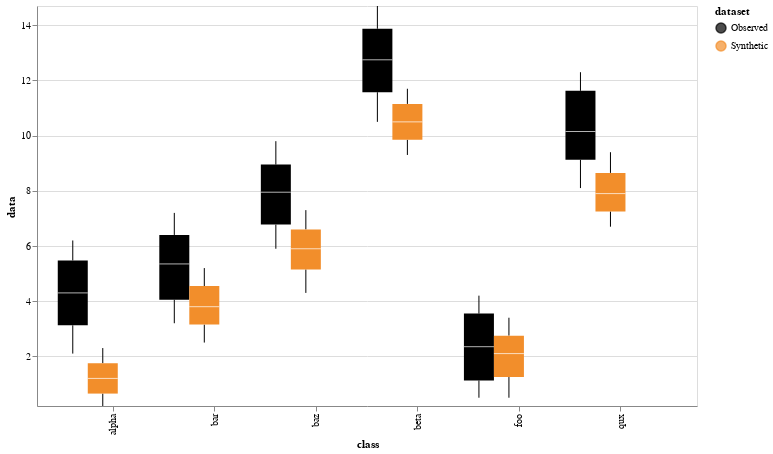

The notebook cell saved with this chart:
### Code cell
plot_marginal_numerical_categorical(observed_df, synthetic_df, "class", "data", 30)

### Figure 1 — Vega specification as saved in the notebook (floating-point values rounded to 4 significant figures)
{"$schema": "https://vega.github.io/schema/vega/v5.json", "data": [{"name": "source_0"}, {"name": "data_0"}, {"name": "data_1", "values": []}, {"name": "data_2"}, {"name": "data_3", "values": [{"class": "foo", "dataset": "Observed", "lower_box_data": 1.125, "lower_whisker_data": 0.5, "upper_whisker_data": 4.2}, {"class": "bar", "dataset": "Observed", "lower_box_data": 4.05, "lower_whisker_data": 3.2, "upper_whisker_data": 7.2}, {"class": "baz", "dataset": "Observed", "lower_box_data": 6.775, "lower_whisker_data": 5.9, "upper_whisker_data": 9.8}, {"class": "qux", "dataset": "Observed", "lower_box_data": 9.125, "lower_whisker_data": 8.1, "upper_whisker_data": 12.3}, {"class": "alpha", "dataset": "Observed", "lower_box_data": 3.125, "lower_whisker_data": 2.1, "upper_whisker_data": 6.2}, {"class": "beta", "dataset": "Observed", "lower_box_data": 11.57, "lower_whisker_data": 10.5, "upper_whisker_data": 14.7}, {"class": "foo", "dataset": "Synthetic", "lower_box_data": 1.25, "lower_whisker_data": 0.5, "upper_whisker_data": 3.4}, {"class": "bar", "dataset": "Synthetic", "lower_box_data": 3.15, "lower_whisker_data": 2.5, "upper_whisker_data": 5.2}, {"class": "baz", "dataset": "Synthetic", "lower_box_data": 5.15, "lower_whisker_data": 4.3, "upper_whisker_data": 7.3}, {"class": "qux", "dataset": "Synthetic", "lower_box_data": 7.25, "lower_whisker_data": 6.7, "upper_whisker_data": 9.4}, {"class": "alpha", "dataset": "Synthetic", "lower_box_data": 0.65, "lower_whisker_data": 0.2, "upper_whisker_data": 2.3}, {"class": "beta", "dataset": "Synthetic", "lower_box_data": 9.85, "lower_whisker_data": 9.3, "upper_whisker_data": 11.7}]}, {"name": "data_4", "values": [{"class": "foo", "dataset": "Observed", "lower_whisker_data": 0.5, "upper_box_data": 3.55, "upper_whisker_data": 4.2}, {"class": "bar", "dataset": "Observed", "lower_whisker_data": 3.2, "upper_box_data": 6.4, "upper_whisker_data": 7.2}, {"class": "baz", "dataset": "Observed", "lower_whisker_data": 5.9, "upper_box_data": 8.95, "upper_whisker_data": 9.8}, {"class": "qux", "dataset": "Observed", "lower_whisker_data": 8.1, "upper_box_data": 11.62, "upper_whisker_data": 12.3}, {"class": "alpha", "dataset": "Observed", "lower_whisker_data": 2.1, "upper_box_data": 5.475, "upper_whisker_data": 6.2}, {"class": "beta", "dataset": "Observed", "lower_whisker_data": 10.5, "upper_box_data": 13.88, "upper_whisker_data": 14.7}, {"class": "foo", "dataset": "Synthetic", "lower_whisker_data": 0.5, "upper_box_data": 2.75, "upper_whisker_data": 3.4}, {"class": "bar", "dataset": "Synthetic", "lower_whisker_data": 2.5, "upper_box_data": 4.55, "upper_whisker_data": 5.2}, {"class": "baz", "dataset": "Synthetic", "lower_whisker_data": 4.3, "upper_box_data": 6.6, "upper_whisker_data": 7.3}, {"class": "qux", "dataset": "Synthetic", "lower_whisker_data": 6.7, "upper_box_data": 8.65, "upper_whisker_data": 9.4}, {"class": "alpha", "dataset": "Synthetic", "lower_whisker_data": 0.2, "upper_box_data": 1.75, "upper_whisker_data": 2.3}, {"class": "beta", "dataset": "Synthetic", "lower_whisker_data": 9.3, "upper_box_data": 11.15, "upper_whisker_data": 11.7}]}, {"name": "data_5"}, {"name": "data_6", "values": [{"class": "foo", "dataset": "Observed", "lower_box_data": 1.125, "max_data": 4.2, "mid_box_data": 2.35, "min_data": 0.5, "upper_box_data": 3.55}, {"class": "bar", "dataset": "Observed", "lower_box_data": 4.05, "max_data": 7.2, "mid_box_data": 5.35, "min_data": 3.2, "upper_box_data": 6.4}, {"class": "baz", "dataset": "Observed", "lower_box_data": 6.775, "max_data": 9.8, "mid_box_data": 7.95, "min_data": 5.9, "upper_box_data": 8.95}, {"class": "qux", "dataset": "Observed", "lower_box_data": 9.125, "max_data": 12.3, "mid_box_data": 10.15, "min_data": 8.1, "upper_box_data": 11.62}, {"class": "alpha", "dataset": "Observed", "lower_box_data": 3.125, "max_data": 6.2, "mid_box_data": 4.3, "min_data": 2.1, "upper_box_data": 5.475}, {"class": "beta", "dataset": "Observed", "lower_box_data": 11.57, "max_data": 14.7, "mid_box_data": 12.75, "min_data": 10.5, "upper_box_data": 13.88}, {"class": "foo", "dataset": "Synthetic", "lower_box_data": 1.25, "max_data": 3.4, "mid_box_data": 2.1, "min_data": 0.5, "upper_box_data": 2.75}, {"class": "bar", "dataset": "Synthetic", "lower_box_data": 3.15, "max_data": 5.2, "mid_box_data": 3.8, "min_data": 2.5, "upper_box_data": 4.55}, {"class": "baz", "dataset": "Synthetic", "lower_box_data": 5.15, "max_data": 7.3, "mid_box_data": 5.9, "min_data": 4.3, "upper_box_data": 6.6}, {"class": "qux", "dataset": "Synthetic", "lower_box_data": 7.25, "max_data": 9.4, "mid_box_data": 7.9, "min_data": 6.7, "upper_box_data": 8.65}, {"class": "alpha", "dataset": "Synthetic", "lower_box_data": 0.65, "max_data": 2.3, "mid_box_data": 1.2, "min_data": 0.2, "upper_box_data": 1.75}, {"class": "beta", "dataset": "Synthetic", "lower_box_data": 9.85, "max_data": 11.7, "mid_box_data": 10.5, "min_data": 9.3, "upper_box_data": 11.15}]}, {"name": "data_7", "values": [{"class": "foo", "dataset": "Observed", "lower_box_data": 1.125, "max_data": 4.2, "mid_box_data": 2.35, "min_data": 0.5, "upper_box_data": 3.55}, {"class": "bar", "dataset": "Observed", "lower_box_data": 4.05, "max_data": 7.2, "mid_box_data": 5.35, "min_data": 3.2, "upper_box_data": 6.4}, {"class": "baz", "dataset": "Observed", "lower_box_data": 6.775, "max_data": 9.8, "mid_box_data": 7.95, "min_data": 5.9, "upper_box_data": 8.95}, {"class": "qux", "dataset": "Observed", "lower_box_data": 9.125, "max_data": 12.3, "mid_box_data": 10.15, "min_data": 8.1, "upper_box_data": 11.62}, {"class": "alpha", "dataset": "Observed", "lower_box_data": 3.125, "max_data": 6.2, "mid_box_data": 4.3, "min_data": 2.1, "upper_box_data": 5.475}, {"class": "beta", "dataset": "Observed", "lower_box_data": 11.57, "max_data": 14.7, "mid_box_data": 12.75, "min_data": 10.5, "upper_box_data": 13.88}, {"class": "foo", "dataset": "Synthetic", "lower_box_data": 1.25, "max_data": 3.4, "mid_box_data": 2.1, "min_data": 0.5, "upper_box_data": 2.75}, {"class": "bar", "dataset": "Synthetic", "lower_box_data": 3.15, "max_data": 5.2, "mid_box_data": 3.8, "min_data": 2.5, "upper_box_data": 4.55}, {"class": "baz", "dataset": "Synthetic", "lower_box_data": 5.15, "max_data": 7.3, "mid_box_data": 5.9, "min_data": 4.3, "upper_box_data": 6.6}, {"class": "qux", "dataset": "Synthetic", "lower_box_data": 7.25, "max_data": 9.4, "mid_box_data": 7.9, "min_data": 6.7, "upper_box_data": 8.65}, {"class": "alpha", "dataset": "Synthetic", "lower_box_data": 0.65, "max_data": 2.3, "mid_box_data": 1.2, "min_data": 0.2, "upper_box_data": 1.75}, {"class": "beta", "dataset": "Synthetic", "lower_box_data": 9.85, "max_data": 11.7, "mid_box_data": 10.5, "min_data": 9.3, "upper_box_data": 11.15}]}, {"name": "data_1_x_domain_class_0", "values": []}, {"name": "data_3_x_domain_class_1", "values": [{"class": "foo"}, {"class": "bar"}, {"class": "baz"}, {"class": "qux"}, {"class": "alpha"}, {"class": "beta"}]}, {"name": "data_4_x_domain_class_2", "values": [{"class": "foo"}, {"class": "bar"}, {"class": "baz"}, {"class": "qux"}, {"class": "alpha"}, {"class": "beta"}]}, {"name": "data_6_x_domain_class_3", "values": [{"class": "foo"}, {"class": "bar"}, {"class": "baz"}, {"class": "qux"}, {"class": "alpha"}, {"class": "beta"}]}, {"name": "data_7_x_domain_class_4", "values": [{"class": "foo"}, {"class": "bar"}, {"class": "baz"}, {"class": "qux"}, {"class": "alpha"}, {"class": "beta"}]}], "marks": [{"type": "symbol", "name": "layer_0_layer_0_marks", "from": {"data": "data_1"}, "encode": {"update": {"y": {"field": "data", "scale": "y"}, "fill": {"value": "transparent"}, "opacity": {"value": 0.7}, "stroke": {"field": "dataset", "scale": "color"}, "x": {"field": "class", "scale": "x", "offset": {"field": "dataset", "scale": "xOffset", "band": 0.5}}}}, "style": ["point", "boxplot-outliers"]}, {"type": "rule", "name": "layer_0_layer_1_layer_0_marks", "from": {"data": "data_3"}, "encode": {"update": {"y": {"field": "lower_whisker_data", "scale": "y"}, "tooltip": {"signal": "{\"Upper Whisker of data\": format(datum[\"upper_whisker_data\"], \"\"), \"Lower Whisker of data\": format(datum[\"lower_whisker_data\"], \"\"), \"dataset\": isValid(datum[\"dataset\"]) ? datum[\"dataset\"] : \"\"+datum[\"dataset\"], \"class\": isValid(datum[\"class\"]) ? datum[\"class\"] : \"\"+datum[\"class\"]}"}, "stroke": {"value": "black"}, "y2": {"field": "lower_box_data", "scale": "y"}, "x": {"field": "class", "scale": "x", "offset": {"field": "dataset", "scale": "xOffset", "band": 0.5}}}}, "style": ["rule", "boxplot-rule"], "aria": false}, {"type": "rule", "name": "layer_0_layer_1_layer_1_marks", "from": {"data": "data_4"}, "encode": {"update": {"stroke": {"value": "black"}, "tooltip": {"signal": "{\"Upper Whisker of data\": format(datum[\"upper_whisker_data\"], \"\"), \"Lower Whisker of data\": format(datum[\"lower_whisker_data\"], \"\"), \"dataset\": isValid(datum[\"dataset\"]) ? datum[\"dataset\"] : \"\"+datum[\"dataset\"], \"class\": isValid(datum[\"class\"]) ? datum[\"class\"] : \"\"+datum[\"class\"]}"}, "x": {"field": "class", "scale": "x", "offset": {"field": "dataset", "scale": "xOffset", "band": 0.5}}, "y": {"field": "upper_box_data", "scale": "y"}, "y2": {"field": "upper_whisker_data", "scale": "y"}}}, "aria": false, "style": ["rule", "boxplot-rule"]}, {"type": "rect", "name": "layer_1_layer_0_marks", "from": {"data": "data_6"}, "encode": {"update": {"y": {"field": "lower_box_data", "scale": "y"}, "width": {"value": 30}, "tooltip": {"signal": "{\"Max of data\": format(datum[\"max_data\"], \"\"), \"Q3 of data\": format(datum[\"upper_box_data\"], \"\"), \"Median of data\": format(datum[\"mid_box_data\"], \"\"), \"Q1 of data\": format(datum[\"lower_box_data\"], \"\"), \"Min of data\": format(datum[\"min_data\"], \"\"), \"dataset\": isValid(datum[\"dataset\"]) ? datum[\"dataset\"] : \"\"+datum[\"dataset\"], \"class\": isValid(datum[\"class\"]) ? datum[\"class\"] : \"\"+datum[\"class\"]}"}, "xc": {"field": "class", "scale": "x", "offset": {"field": "dataset", "scale": "xOffset", "band": 0.5}}, "y2": {"field": "upper_box_data", "scale": "y"}, "fill": {"field": "dataset", "scale": "color"}}}, "style": ["bar", "boxplot-box"]}, {"type": "rect", "name": "layer_1_layer_1_marks", "from": {"data": "data_7"}, "encode": {"update": {"fill": [{"field": "dataset", "scale": "color", "test": "datum['lower_box_data'] >= datum['upper_box_data']"}, {"value": "white"}], "xc": {"field": "class", "scale": "x", "offset": {"field": "dataset", "scale": "xOffset", "band": 0.5}}, "width": {"value": 30}, "yc": {"field": "mid_box_data", "scale": "y"}, "height": {"value": 1}, "opacity": {"value": 0.7}, "tooltip": {"signal": "{\"Max of data\": format(datum[\"max_data\"], \"\"), \"Q3 of data\": format(datum[\"upper_box_data\"], \"\"), \"Median of data\": format(datum[\"mid_box_data\"], \"\"), \"Q1 of data\": format(datum[\"lower_box_data\"], \"\"), \"Min of data\": format(datum[\"min_data\"], \"\"), \"dataset\": isValid(datum[\"dataset\"]) ? datum[\"dataset\"] : \"\"+datum[\"dataset\"], \"class\": isValid(datum[\"class\"]) ? datum[\"class\"] : \"\"+datum[\"class\"]}"}}}, "aria": false, "style": ["tick", "boxplot-median"]}], "scales": [{"name": "x", "type": "band", "domain": {"fields": [{"data": "data_1_x_domain_class_0", "field": "class"}, {"data": "data_3_x_domain_class_1", "field": "class"}, {"data": "data_4_x_domain_class_2", "field": "class"}, {"data": "data_6_x_domain_class_3", "field": "class"}, {"data": "data_7_x_domain_class_4", "field": "class"}], "sort": true}, "range": [0, {"signal": "width"}], "padding": 0.5}, {"name": "y", "type": "linear", "domain": [0.2, 14.7], "range": [{"signal": "height"}, 0], "zero": false}, {"name": "xOffset", "type": "band", "domain": ["Observed", "Synthetic"], "range": [-30, 30]}, {"name": "color", "type": "ordinal", "domain": ["Observed", "Synthetic"], "range": ["#000000", "#f28e2b"]}], "axes": [{"scale": "y", "maxExtent": 0, "tickCount": {"signal": "ceil(height/40)"}, "minExtent": 0, "ticks": false, "zindex": 0, "grid": true, "gridScale": "x", "aria": false, "orient": "left", "labels": false, "domain": false}, {"scale": "x", "zindex": 0, "labelAngle": 270, "grid": false, "title": "class", "orient": "bottom", "labelAlign": "right", "labelBaseline": "middle"}, {"scale": "y", "grid": false, "tickCount": {"signal": "ceil(height/40)"}, "title": "data", "labelOverlap": true, "zindex": 0, "orient": "left"}], "style": "cell", "width": 660, "padding": 5, "background": "white", "legends": [{"stroke": "color", "symbolType": "circle", "title": "dataset", "encode": {"symbols": {"update": {"opacity": {"value": 0.7}}}}, "fill": "color"}], "height": 400}
